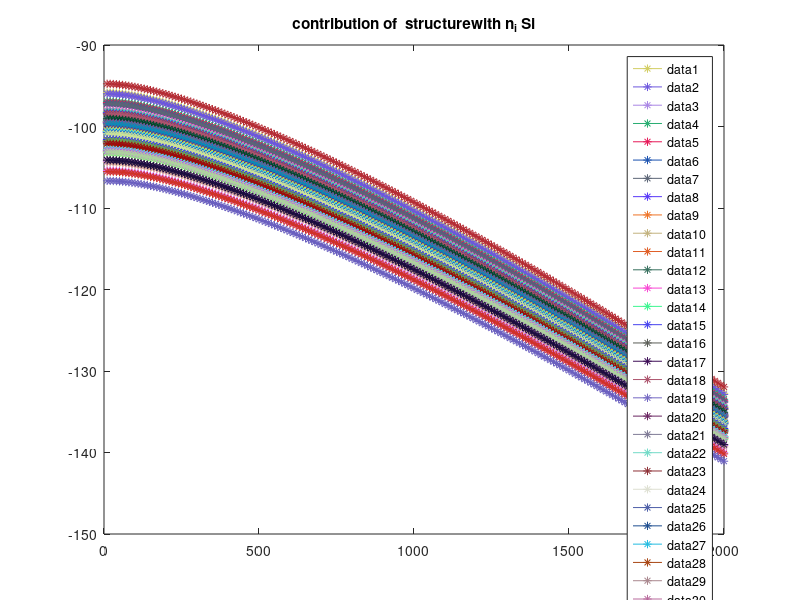
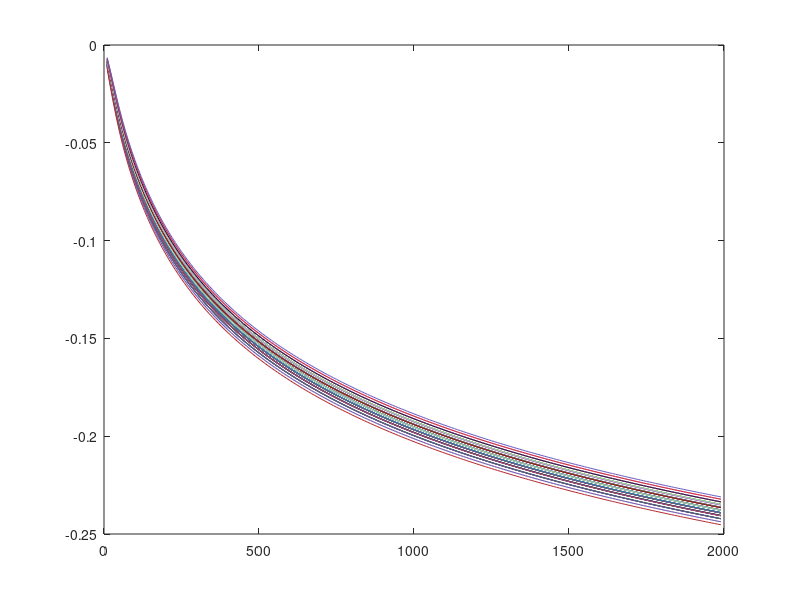

Recreate these plots in MATLAB, in order.
clear%%%%plot F(T) 
all=load('./inf_ya/all_inf.txt');
T_max=2000;
T=10:10:T_max;
Fre=all(:,4:75)*10^12;%unit conversion
%Fre=repmat(all(1,4:75),90,1)*10^12;
h=6.63*10^(-34)/(1.6*10^(-19))/2/3.14; 
k=1.38*10^(-23)/(1.6*10^(-19));
n=3;%number of Si
F=[];
for ii=1:size(all,1)
   %if all(ii,2)==n
        ii
        f_T=[];
        for jj=1:size(T,2)
            f=all(ii,3);
            for kk=1:size(Fre,2)
                f=f+h*Fre(ii,kk)/2+k*T(jj)*log(1-exp(-h*Fre(ii,kk)/k/T(jj)));
            end
            f_T=[f_T, f];
        end
        F=[F;f_T];
    %end
end
figure
c=rand(size(F,1),3);
    for uu=1:size(F,1)
        plot(T,F(uu,:),'*-','color',c(uu,:))
        hold on
    end
    legend('show')
    title('contribution of  structurewith n_i Si')
    
    delta=[];
    for ll=1:size(F,2)-1
        delta=[delta F(:,ll+1)-F(:,ll)];
    end
    figure 
      for uu=1:size(delta,1)
        plot(T(1,1:size(delta,2)),delta(uu,:),'-','color',c(uu,:))
        hold on
      end